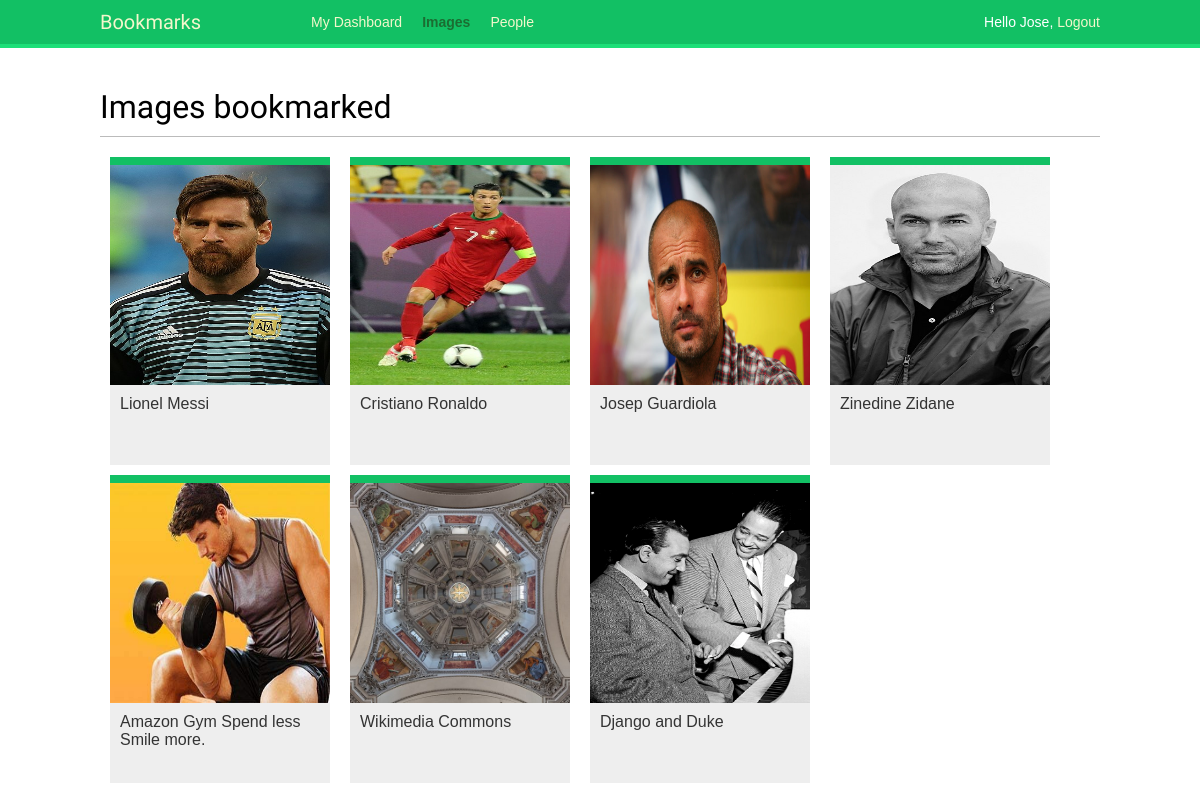
/images/ (signed in), run on the app's committed database.
### images/models.py (models this page shows, shortened)
class Image(models.Model):
    user= models.ForeignKey(settings.AUTH_USER_MODEL, related_name='images_created', on_delete=models.CASCADE)
    title= models.TextField(max_length=200)
    slug= models.SlugField(max_length=200, blank=True)
    url= models.URLField(max_length=2000)
    image= models.ImageField(upload_to='images/%Y/%m/%d')
    description= models.TextField(blank=True)
    created= models.DateField(auto_now_add=True)
    users_like= models.ManyToManyField(settings.AUTH_USER_MODEL, related_name='images_liked', blank=True)
    def get_absolute_url(self):
        return reverse('images:detail', args= [self.id, self.slug])
    class Meta:
        indexes= [
            models.Index(fields=['-created'],)
        ]
        ordering= ['-created']

### images/views.py (the view)
# urls.py: path('', views.image_list, name='list')
@login_required
def image_list(request):
    images = Image.objects.all()
    paginator = Paginator(images, 8)
    page = request.GET.get('page')
    images_only = request.GET.get('images_only')
    try:
        images = paginator.page(page)
    except PageNotAnInteger:
        images = paginator.page(1)
    except EmptyPage:
        if images_only:
            return HttpResponse('')
        images = paginator.page(paginator.num_pages)
    if images_only:
        return render(request,
                      'images/image/list_images.html',
                      {'section': 'images',
                       'images': images})
    return render(request,
                  'images/image/list.html',
                   {'section': 'images',
                    'images': images})

### images/templates/images/image/list.html (shortened to what this page needs)
{% extends "base.html" %}
{% block content %}
  <h1>Images bookmarked</h1>
  <div id="image-list">
    {% include "images/image/list_images.html" %}
  </div>
{% endblock %}

### account/templates/base.html (shortened to what this page needs)
{% load static %}
<html lang="en">
<head>
    <link rel="stylesheet" href="{% static 'css/base.css' %}">
</head>
<body>
    <div id="header">
        <span class="logo">Bookmarks</span>
        {% if request.user.is_authenticated %}
            <ul class="menu">
                <li  {% if section == "dashboard" %} class="selected" {% endif %}>
                    <a href="{% url 'dashboard' %}">My Dashboard</a>
                </li>
                <li  {% if section == "images" %} class="selected" {% endif %}>
                    <a href="{% url 'images:list' %}">Images</a>
                </li>
                <li  {% if section == "people" %} class="selected" {% endif %}>
                    <a href="{% url 'user_list' %}">People</a>
                </li>
            </ul>
        {% endif %}
        <span class="user">
            {% if request.user.is_authenticated %}
                Hello {{ request.user.first_name|default:request.user.username }},
                <a href="{% url 'logout' %}">Logout</a>
            {% else %}
                <a href="{% url 'login' %}">Log-in</a>
            {% endif %}
        </span>
    </div>
    <div id="content">
        {% block content %}
        {% endblock %}
    </div>
</body>
</html>

### images/templates/images/image/list_images.html
{% load thumbnail %}
{% for image in images %}
  <div class="image">
    <a href="{{ image.get_absolute_url }}">
      {% thumbnail image.image 300x300 crop="smart" as im %}
      <a href="{{ image.get_absolute_url }}">
        <img src="{{ im.url }}">
      </a>
    </a>
    <div class="info">
      <a href="{{ image.get_absolute_url }}" class="title">
        {{ image.title }}
      </a>
    </div>
  </div>
{% endfor %}

### account/static/css/base.css (style rules this page uses)
body { margin: 0; padding: 0; font-family: helvetica, sans-serif; }
a { color: #12c064; text-decoration: none; }
h1, h2, h3, h4, h5, h6 { font-family: "Muli", sans-serif; font-weight: normal; }
h1 { border-bottom: 1px solid #bbb; padding: 0 0 10px 0; margin: 10px 0 20px 0; }
#header { padding: 10px 100px; font-size: 14px; background: #12c064; color: #fff; border-bottom: 4px solid #1cdf78; overflow: auto; }
#header .logo { font-family: "Muli", sans-serif; float: left; color: #f3f7cc; font-size: 20px; margin-right: 10%; }
#header ul.menu { list-style: none; float: left; margin: 0; padding: 0; }
#header ul.menu li { float: left; padding: 4px 10px; }
#header ul.menu li.selected a, #header ul.menu li.selected a:hover { color: #1b6d32; font-weight: bold; }
#header a { color: #f3f7cc; }
#header .user { float: right; padding-top: 4px; }
#content { padding: 30px 100px; }
#image-list { overflow: hidden; }
#image-list .image { float: left; width: 220px; height: 300px; margin: 0 10px 10px 10px; border-top: 8px solid #12c064; background: #eee; }
#image-list img { width: 220px; height: 220px; }
#image-list .info { padding: 10px; }
#image-list .info a { color: #333; }

### data on the page
Image: shows a picture, title "Lionel Messi"
Image: shows a picture, title "Cristiano Ronaldo"
Image: shows a picture, title "Josep Guardiola"
Image: shows a picture, title "Zinedine Zidane"
Image: shows a picture, title "Amazon Gym Spend less Smile more."
Image: shows a picture, title "Wikimedia Commons"
Image: shows a picture, title "Django and Duke"

### other printed values
{{ request.user.first_name|default:request.user.username }} "Jose"
